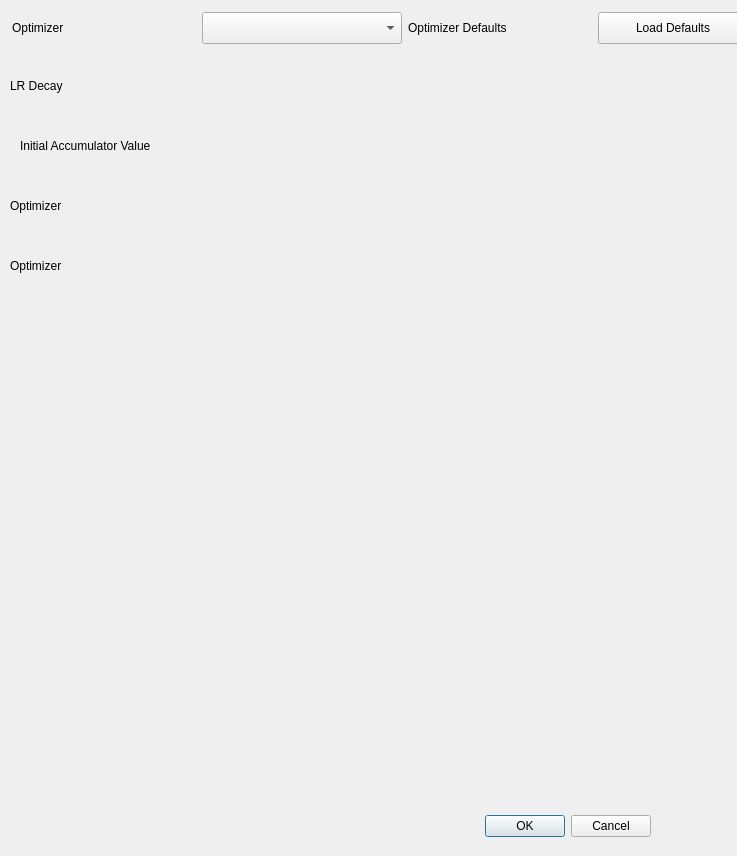
<?xml version="1.0" encoding="UTF-8"?>
<ui version="4.0">
 <class>Dialog</class>
 <widget class="QDialog" name="Dialog">
  <property name="geometry">
   <rect>
    <x>0</x>
    <y>0</y>
    <width>737</width>
    <height>856</height>
   </rect>
  </property>
  <property name="windowTitle">
   <string>Dialog</string>
  </property>
  <widget class="QDialogButtonBox" name="buttonBox">
   <property name="geometry">
    <rect>
     <x>310</x>
     <y>810</y>
     <width>341</width>
     <height>32</height>
    </rect>
   </property>
   <property name="orientation">
    <enum>Qt::Orientation::Horizontal</enum>
   </property>
   <property name="standardButtons">
    <set>QDialogButtonBox::StandardButton::Cancel|QDialogButtonBox::StandardButton::Ok</set>
   </property>
  </widget>
  <widget class="QLabel" name="SetOptLabel">
   <property name="geometry">
    <rect>
     <x>12</x>
     <y>12</y>
     <width>184</width>
     <height>32</height>
    </rect>
   </property>
   <property name="minimumSize">
    <size>
     <width>150</width>
     <height>0</height>
    </size>
   </property>
   <property name="text">
    <string>Optimizer</string>
   </property>
  </widget>
  <widget class="QComboBox" name="SetOptCombo">
   <property name="geometry">
    <rect>
     <x>202</x>
     <y>12</y>
     <width>200</width>
     <height>32</height>
    </rect>
   </property>
   <property name="minimumSize">
    <size>
     <width>200</width>
     <height>0</height>
    </size>
   </property>
  </widget>
  <widget class="QLabel" name="SetOptDefaultsLabel">
   <property name="geometry">
    <rect>
     <x>408</x>
     <y>12</y>
     <width>184</width>
     <height>32</height>
    </rect>
   </property>
   <property name="minimumSize">
    <size>
     <width>150</width>
     <height>0</height>
    </size>
   </property>
   <property name="text">
    <string>Optimizer Defaults</string>
   </property>
  </widget>
  <widget class="QPushButton" name="SetOptDefaults">
   <property name="geometry">
    <rect>
     <x>598</x>
     <y>12</y>
     <width>150</width>
     <height>32</height>
    </rect>
   </property>
   <property name="minimumSize">
    <size>
     <width>150</width>
     <height>0</height>
    </size>
   </property>
   <property name="text">
    <string>Load Defaults</string>
   </property>
  </widget>
  <widget class="QLabel" name="LRDecayLabel">
   <property name="geometry">
    <rect>
     <x>10</x>
     <y>70</y>
     <width>250</width>
     <height>32</height>
    </rect>
   </property>
   <property name="minimumSize">
    <size>
     <width>250</width>
     <height>0</height>
    </size>
   </property>
   <property name="text">
    <string>LR Decay</string>
   </property>
  </widget>
  <widget class="QLabel" name="InitAccValueLabel">
   <property name="geometry">
    <rect>
     <x>20</x>
     <y>130</y>
     <width>250</width>
     <height>32</height>
    </rect>
   </property>
   <property name="minimumSize">
    <size>
     <width>250</width>
     <height>0</height>
    </size>
   </property>
   <property name="text">
    <string>Initial Accumulator Value</string>
   </property>
  </widget>
  <widget class="QLabel" name="OptionBitsLabel">
   <property name="geometry">
    <rect>
     <x>10</x>
     <y>190</y>
     <width>250</width>
     <height>32</height>
    </rect>
   </property>
   <property name="minimumSize">
    <size>
     <width>250</width>
     <height>0</height>
    </size>
   </property>
   <property name="text">
    <string>Optimizer</string>
   </property>
  </widget>
  <widget class="QLabel" name="SetOptLabel_5">
   <property name="geometry">
    <rect>
     <x>10</x>
     <y>250</y>
     <width>250</width>
     <height>32</height>
    </rect>
   </property>
   <property name="minimumSize">
    <size>
     <width>250</width>
     <height>0</height>
    </size>
   </property>
   <property name="text">
    <string>Optimizer</string>
   </property>
  </widget>
 </widget>
 <resources/>
 <connections>
  <connection>
   <sender>buttonBox</sender>
   <signal>accepted()</signal>
   <receiver>Dialog</receiver>
   <slot>accept()</slot>
   <hints>
    <hint type="sourcelabel">
     <x>248</x>
     <y>254</y>
    </hint>
    <hint type="destinationlabel">
     <x>157</x>
     <y>274</y>
    </hint>
   </hints>
  </connection>
  <connection>
   <sender>buttonBox</sender>
   <signal>rejected()</signal>
   <receiver>Dialog</receiver>
   <slot>reject()</slot>
   <hints>
    <hint type="sourcelabel">
     <x>316</x>
     <y>260</y>
    </hint>
    <hint type="destinationlabel">
     <x>286</x>
     <y>274</y>
    </hint>
   </hints>
  </connection>
 </connections>
</ui>
